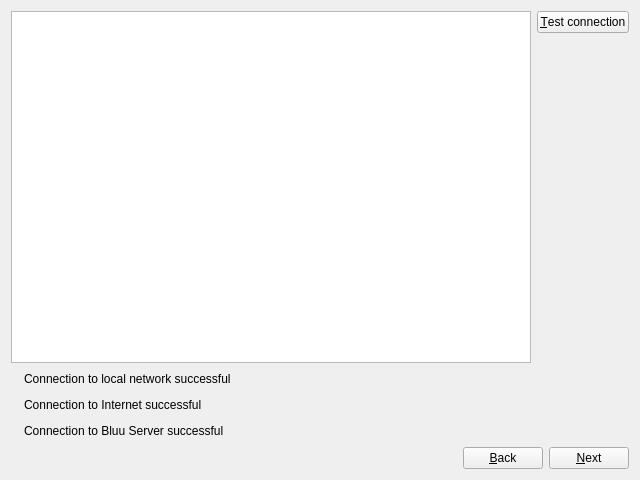
<?xml version="1.0" encoding="UTF-8"?>
<ui version="4.0">
 <class>NetworkSettingsSummaryStepWidget</class>
 <widget class="QWidget" name="NetworkSettingsSummaryStepWidget">
  <property name="geometry">
   <rect>
    <x>0</x>
    <y>0</y>
    <width>640</width>
    <height>480</height>
   </rect>
  </property>
  <property name="windowTitle">
   <string>Form</string>
  </property>
  <layout class="QVBoxLayout" name="verticalLayout">
   <item>
    <layout class="QHBoxLayout" name="horizontalLayout_2">
     <item>
      <widget class="QTextEdit" name="testConnectionTextEdit">
       <property name="sizePolicy">
        <sizepolicy hsizetype="Expanding" vsizetype="Expanding">
         <horstretch>0</horstretch>
         <verstretch>0</verstretch>
        </sizepolicy>
       </property>
       <property name="readOnly">
        <bool>true</bool>
       </property>
      </widget>
     </item>
     <item>
      <layout class="QVBoxLayout" name="verticalLayout_4">
       <item>
        <widget class="QPushButton" name="testConnectionButton">
         <property name="text">
          <string>&amp;Test connection</string>
         </property>
        </widget>
       </item>
       <item>
        <spacer name="verticalSpacer_2">
         <property name="orientation">
          <enum>Qt::Vertical</enum>
         </property>
         <property name="sizeHint" stdset="0">
          <size>
           <width>20</width>
           <height>40</height>
          </size>
         </property>
        </spacer>
       </item>
      </layout>
     </item>
    </layout>
   </item>
   <item>
    <layout class="QHBoxLayout" name="horizontalLayout_3">
     <item>
      <widget class="QLabel" name="label_37">
       <property name="text">
        <string/>
       </property>
       <property name="pixmap">
        <pixmap>../image/not_acceptable_48.png</pixmap>
       </property>
      </widget>
     </item>
     <item>
      <widget class="QLabel" name="label_32">
       <property name="text">
        <string>Connection to local network successful</string>
       </property>
      </widget>
     </item>
     <item>
      <spacer name="horizontalSpacer_2">
       <property name="orientation">
        <enum>Qt::Horizontal</enum>
       </property>
       <property name="sizeHint" stdset="0">
        <size>
         <width>40</width>
         <height>20</height>
        </size>
       </property>
      </spacer>
     </item>
    </layout>
   </item>
   <item>
    <layout class="QHBoxLayout" name="horizontalLayout_4">
     <item>
      <widget class="QLabel" name="label_40">
       <property name="text">
        <string/>
       </property>
       <property name="pixmap">
        <pixmap>../image/not_acceptable_48.png</pixmap>
       </property>
      </widget>
     </item>
     <item>
      <widget class="QLabel" name="label_33">
       <property name="text">
        <string>Connection to Internet successful</string>
       </property>
      </widget>
     </item>
     <item>
      <spacer name="horizontalSpacer_3">
       <property name="orientation">
        <enum>Qt::Horizontal</enum>
       </property>
       <property name="sizeHint" stdset="0">
        <size>
         <width>40</width>
         <height>20</height>
        </size>
       </property>
      </spacer>
     </item>
    </layout>
   </item>
   <item>
    <layout class="QHBoxLayout" name="horizontalLayout_5">
     <item>
      <widget class="QLabel" name="label_43">
       <property name="text">
        <string/>
       </property>
       <property name="pixmap">
        <pixmap>../image/not_acceptable_48.png</pixmap>
       </property>
      </widget>
     </item>
     <item>
      <widget class="QLabel" name="label_34">
       <property name="text">
        <string>Connection to Bluu Server successful</string>
       </property>
      </widget>
     </item>
     <item>
      <spacer name="horizontalSpacer_4">
       <property name="orientation">
        <enum>Qt::Horizontal</enum>
       </property>
       <property name="sizeHint" stdset="0">
        <size>
         <width>40</width>
         <height>20</height>
        </size>
       </property>
      </spacer>
     </item>
    </layout>
   </item>
   <item>
    <layout class="QHBoxLayout" name="horizontalLayout">
     <item>
      <spacer name="horizontalSpacer">
       <property name="orientation">
        <enum>Qt::Horizontal</enum>
       </property>
       <property name="sizeHint" stdset="0">
        <size>
         <width>40</width>
         <height>20</height>
        </size>
       </property>
      </spacer>
     </item>
     <item>
      <widget class="QPushButton" name="backButton">
       <property name="text">
        <string>&amp;Back</string>
       </property>
      </widget>
     </item>
     <item>
      <widget class="QPushButton" name="nextButton">
       <property name="text">
        <string>&amp;Next</string>
       </property>
      </widget>
     </item>
    </layout>
   </item>
  </layout>
 </widget>
 <resources/>
 <connections/>
</ui>
